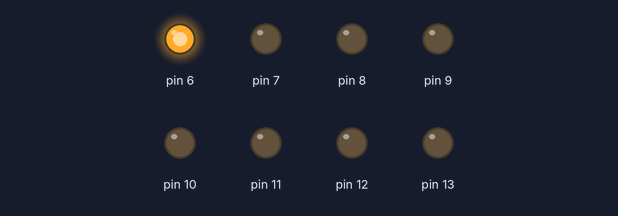
A sketch run on a simulated Arduino Uno, built with avr-gcc and run on an emulated ATmega328P. Shown: output pins drawn as LEDs (lit = HIGH).

Above: at 0.05 s.
At 0.45 s:
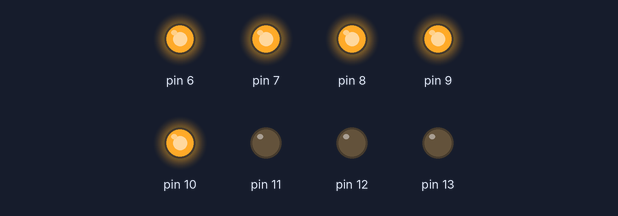
At 0.85 s:
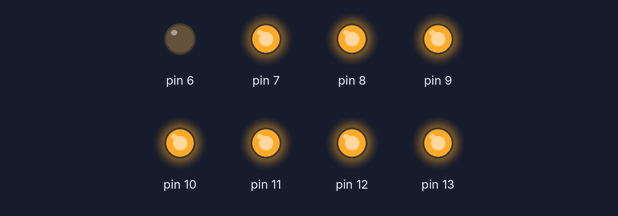
At 1.75 s:
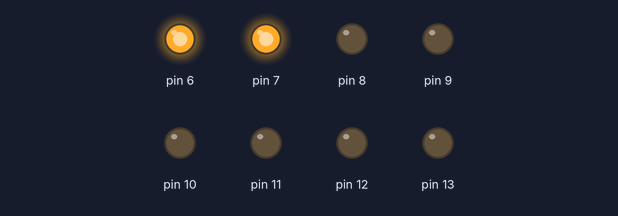
At 2.65 s:
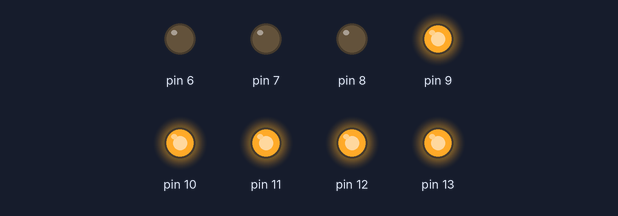
At 3.55 s:
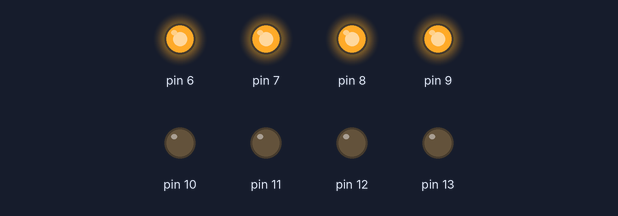
Timing chart, 0 to 3.9 s (numbered marks = the images above):
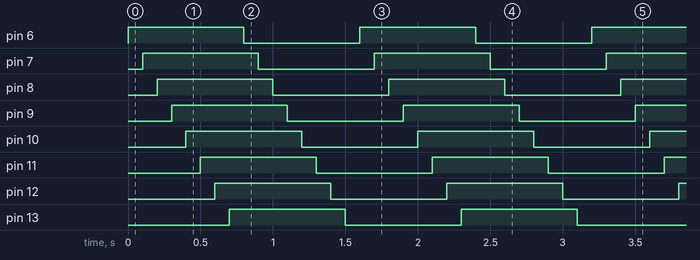

Measured:
- by itself, pin 6–13: alternates HIGH for 0.80 s and LOW for 0.80 s
- by itself, everything shown: repeats every 1.6 s, in 16 steps

The sketch:

Test.ino
```cpp
void setup()
{
  pinMode(6, OUTPUT);
  pinMode(7, OUTPUT);
  pinMode(8, OUTPUT);
  pinMode(9, OUTPUT);
  pinMode(10, OUTPUT);
  pinMode(11, OUTPUT);
  pinMode(12, OUTPUT);
  pinMode(13, OUTPUT);
}

void loop()
{
for(int i=6;i<=13;i++)
{

  digitalWrite(i,!digitalRead(i));
  delay(100);

}

}
```
